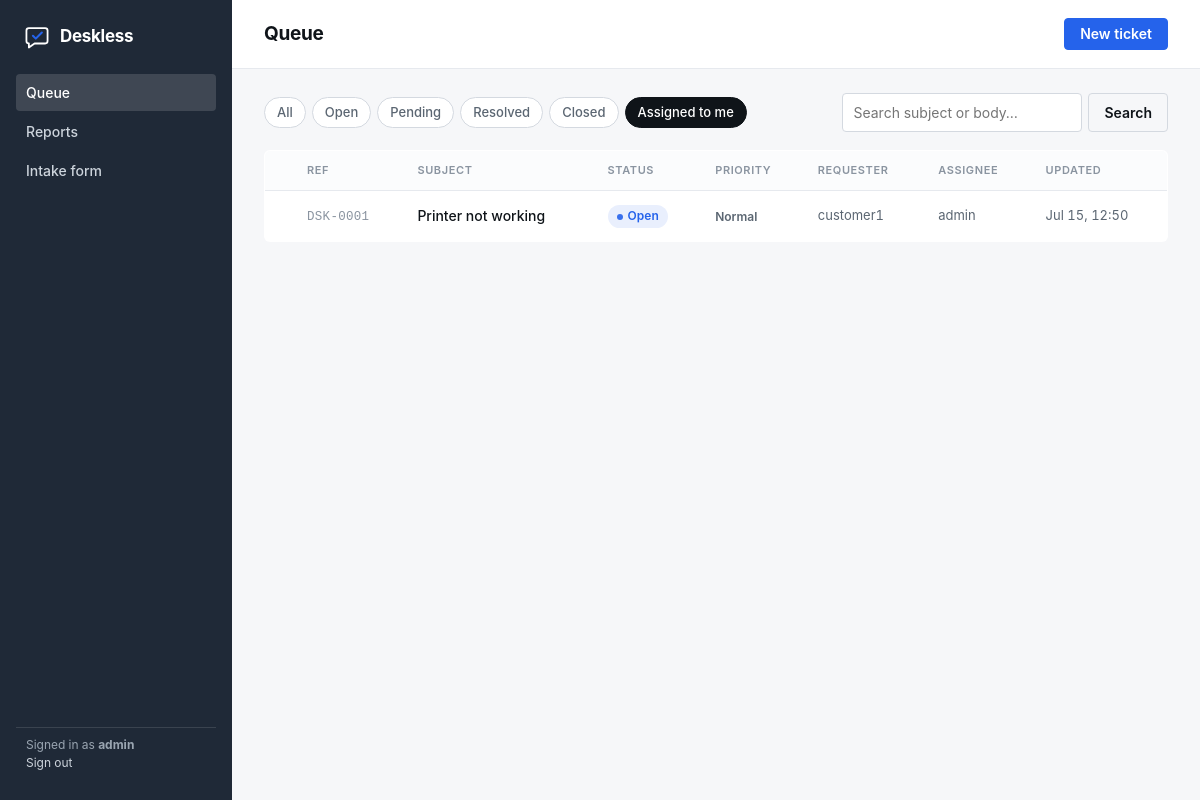
The page /?mine=1 (signed in) on the database its author committed.
### tickets/models.py (models this page shows, shortened)
class Ticket(models.Model):
    STATUS = [
        ("open", "Open"),
        ("pending", "Pending"),
        ("resolved", "Resolved"),
        ("closed", "Closed"),
    ]
    PRIORITY = [
        ("low", "Low"),
        ("normal", "Normal"),
        ("high", "High"),
        ("urgent", "Urgent"),
    ]
    subject = models.CharField(max_length=255)
    body = models.TextField(blank=True)
    status = models.CharField(max_length=10, choices=STATUS, default="open")
    priority = models.CharField(max_length=10, choices=PRIORITY, default="normal")
    reporter = models.ForeignKey(
        settings.AUTH_USER_MODEL,
        on_delete=models.PROTECT,
        related_name="reported_tickets",
    )
    assignee = models.ForeignKey(
        settings.AUTH_USER_MODEL,
        on_delete=models.SET_NULL,
        related_name="assigned_tickets",
        null=True,
        blank=True,
        limit_choices_to={"is_staff": True},
    )
    created_at = models.DateTimeField(auto_now_add=True)
    updated_at = models.DateTimeField(auto_now=True)
    class Meta:
        ordering = ["-updated_at"]

### tickets/views.py (the view)
# urls.py: path("", views.ticket_list, name="ticket_list"),
@login_required
def ticket_list(request):
    tickets = Ticket.objects.select_related("reporter", "assignee")
    status = request.GET.get("status")
    mine = request.GET.get("mine")
    query = request.GET.get("q", "")
    if status:
        tickets = tickets.filter(status=status)
    if mine:
        tickets = tickets.filter(assignee=request.user)
    if query:
        tickets = tickets.filter(Q(subject__icontains=query) | Q(body__icontains=query))
    page_obj = Paginator(tickets, 25).get_page(request.GET.get("page"))
    params = request.GET.copy()
    params.pop("page", None)
    qs = params.urlencode()
    return render(request, "tickets/list.html", {
        "tickets": page_obj,
        "page_obj": page_obj,
        "status_choices": Ticket.STATUS,
        "current_status": status,
        "mine": mine,
        "query": query,
        "qs": qs + "&" if qs else "",
    })

### tickets/context_processors.py (called while the page is built)
def branding(request):
    return {
        "brand_name": settings.BRAND_NAME,
        "brand_color": settings.BRAND_COLOR,
        "brand_accent": settings.BRAND_ACCENT,
    }

### tickets/templates/tickets/list.html (shortened to what this page needs)
{% extends "base.html" %}
{% block nav_queue %}active{% endblock %}
{% block content %}
<div class="topbar">
  <h1>Queue</h1>
  <a class="btn" href="{% url 'ticket_new' %}">New ticket</a>
</div>
<main>
  <div class="filters">
    <a class="chip {% if not current_status and not mine %}on{% endif %}" href="{% url 'ticket_list' %}">All</a>
    {% for value, label in status_choices %}
      <a class="chip {% if current_status == value %}on{% endif %}" href="?status={{ value }}">{{ label }}</a>
    {% endfor %}
    <a class="chip {% if mine %}on{% endif %}" href="?mine=1">Assigned to me</a>
    <form method="get">
      <input type="search" name="q" placeholder="Search subject or body…" value="{{ query }}" aria-label="Search tickets">
      <button class="btn ghost" type="submit">Search</button>
    </form>
  </div>
  <table class="queue">
    <thead>
      <tr>
        <th></th><th>Ref</th><th>Subject</th><th>Status</th><th>Priority</th>
        <th>Requester</th><th>Assignee</th><th>Updated</th>
      </tr>
    </thead>
    <tbody>
      {% for t in tickets %}
      <tr class="pr-{{ t.priority }}">
        <td class="spine"><span></span></td>
        <td><span class="ref">DSK-{{ t.pk|stringformat:"04d" }}</span></td>
        <td><a class="subj" href="{% url 'ticket_detail' t.pk %}">{{ t.subject }}</a></td>
        <td><span class="badge s-{{ t.status }}">{{ t.get_status_display }}</span></td>
        <td><span class="prio p-{{ t.priority }}">{{ t.get_priority_display }}</span></td>
        <td class="meta">{{ t.reporter.get_full_name|default:t.reporter.username }}</td>
        <td class="meta">{{ t.assignee.username|default:"—" }}</td>
        <td class="meta">{{ t.updated_at|date:"M j, H:i" }}</td>
      </tr>
      {% empty %}
      <tr><td colspan="8"><div class="empty">Nothing in this view. When a request comes in, it lands here.</div></td></tr>
      {% endfor %}
    </tbody>
  </table>
</main>
{% endblock %}

### tickets/templates/base.html (shortened to what this page needs)
<!doctype html>
<html lang="en">
<head>
</head>
<body>
{% block body %}
  <div class="shell">
    <aside class="rail">
      <div class="brand">
        <svg width="26" height="26" viewBox="0 0 32 32" fill="none" aria-hidden="true">
          <path d="M6 5h20a3 3 0 0 1 3 3v13a3 3 0 0 1-3 3H13l-7 5v-5a3 3 0 0 1-3-3V8a3 3 0 0 1 3-3Z"
                stroke="#fff" stroke-width="2.2" stroke-linejoin="round"/>
          <path d="M11 14.5l3.5 3.5L22 10.5" stroke="{{ brand_accent }}"
                stroke-width="2.6" stroke-linecap="round" stroke-linejoin="round"/>
        </svg>
        <strong>{{ brand_name }}</strong>
      </div>
      {% if user.is_authenticated %}
      <nav>
        <a href="{% url 'ticket_list' %}" class="{% block nav_queue %}{% endblock %}">Queue</a>
        <a href="{% url 'reports' %}" class="{% block nav_reports %}{% endblock %}">Reports</a>
        <a href="{% url 'submit_ticket' %}">Intake form</a>
      </nav>
      <div class="spacer"></div>
      <div class="who">
        Signed in as <strong>{{ user.username }}</strong><br>
        <a href="{% url 'logout' %}">Sign out</a>
      </div>
      {% endif %}
    </aside>
    <div class="content">
      {% block content %}{% endblock %}
    </div>
  </div>
{% endblock %}
</body>
</html>

### rows shown on the page
Ticket: pk "0001", subject "Printer not working", status "Open", priority "Normal", reporter.get_full_name "customer1", assignee.username "admin", updated_at "Jul 15, 12:50"

### other values the page prints
{{ brand_name }} "Deskless"
{{ user.username }} "admin"
{{ label }} "Open" "Pending" "Resolved" "Closed"
